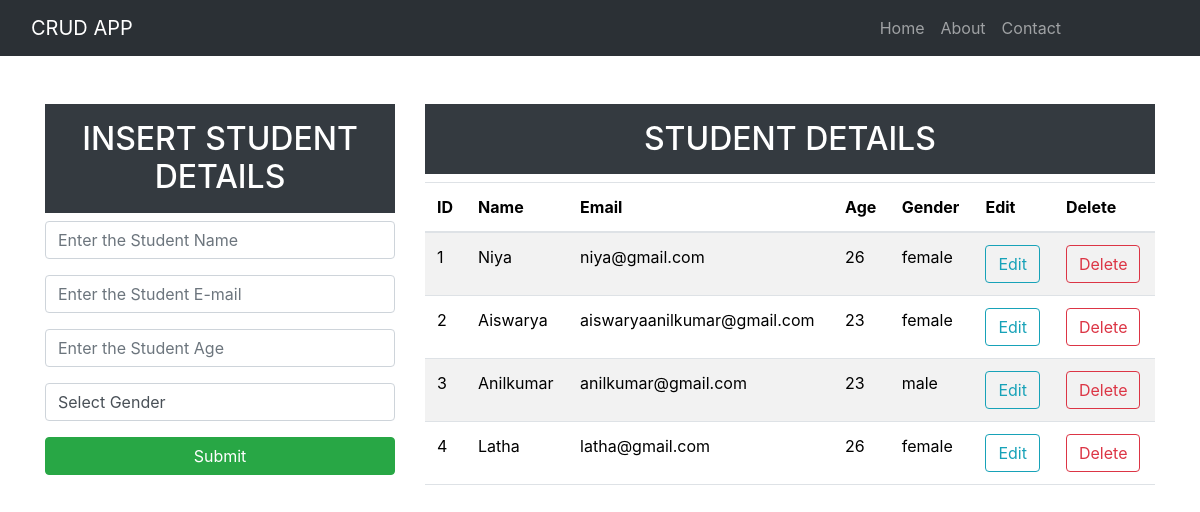
The page / on the database its author committed.
### crudapp/models.py (models this page shows, shortened)
class Student(models.Model):
    name = models.CharField(max_length=25, blank=False, null=False)
    email = models.EmailField()
    age = models.IntegerField()
    gender = models.CharField(max_length=25, blank=False, null=False)

### crudapp/views.py (the view)
# urls.py: path('', views.index, name="index"),
def index(request):
    data = Student.objects.all()
    context = {"data": data}
    return render(request, "index.html",context)

### templates/index.html (shortened to what this page needs)
<!doctype html>
<html lang="en">
  <head>
    <link href="https://cdn.jsdelivr.net/npm/bootstrap@5.3.3/dist/css/bootstrap.min.css" rel="stylesheet">
    <link href="https://stackpath.bootstrapcdn.com/bootstrap/4.3.1/css/bootstrap.min.css" rel="stylesheet">
  </head>
  <body>
  <nav class="navbar navbar-expand-lg bg-body-tertiary" data-bs-theme="dark">
    <div class="container-fluid">
      <a class="navbar-brand" href="/">CRUD APP</a>
      <div class="collapse navbar-collapse" id="navbarNav">
        <ul class="navbar-nav ms-auto">
          <li class="nav-item">
            <a class="nav-link" aria-current="page" href="/">Home</a>
          </li>
          <li class="nav-item">
            <a class="nav-link" href="/about">About</a>
          </li>
          <li class="nav-item">
            <a class="nav-link" href="/contact">Contact</a>
          </li>
        </ul>
      </div>
    </div>
  </nav>
  <div class="container mt-5">
    <div class="row">
      <div class="col-md-4">
        <h2 class="text-white bg-dark text-center p-3">INSERT STUDENT DETAILS</h2>
        <form action="/insert" method="post"> {% csrf_token %}
          <div class="form-group">
            <input type="text" class="form-control" placeholder="Enter the Student Name" name="name" required>
          </div>
          <div class="form-group">
            <input type="email" class="form-control mt-2" placeholder="Enter the Student E-mail" name="email" required>
          </div>
          <div class="form-group">
            <input type="number" class="form-control mt-2" placeholder="Enter the Student Age" name="age" required>
          </div>
          <div class="form-group">
            <select id="gender" class="form-control mt-3" name="gender" required>
              <option selected>Select Gender</option>
            </select>
          </div>
          <div class="d-grid gap-2 mt-3">
            <button class="btn btn-success" type="submit">Submit</button>
          </div>
        </form>
      </div>
      <div class="col-md-8">
        <h2 class="text-center text-white bg-dark p-3">STUDENT DETAILS</h2>
        <div class="student-details-content">
          <table class="table  table-striped">
            <thead>
              <tr>
                <th>ID</th>
                <th>Name</th>
                <th>Email</th>
                <th>Age</th>
                <th>Gender</th>
                <th>Edit</th>
                <th>Delete</th>
              </tr>
            </thead>
            <tbody>
            {% for d in data %}
              <tr>
                <td>{{forloop.counter}}</td>
                <td>{{d.name}}</td>
                <td>{{d.email}}</td>
                <td>{{d.age}}</td>
                <td>{{d.gender}}</td>
                <td> <a type="button" href="/update/{{d.id}}" class="btn btn-outline-info">Edit</a></td>
                <td> <a type="button" href="/delete/{{d.id}}" class="btn btn-outline-danger"
                     onclick="return confirm('Are you sure you want to delete this student?');">Delete</a></td>
              </tr>
            {% endfor %}
            </tbody>
          </table>
        </div>
      </div>
    </div>
  </div>
  </body>
</html>

### templates/index.html (style rules this page uses)
.navbar-nav.ms-auto { margin-right: 100px; }

### rows shown on the page
Student: name "Niya", email "niya@gmail.com", age "26", gender "female"
Student: name "Aiswarya", email "aiswaryaanilkumar@gmail.com", age "23", gender "female"
Student: name "Anilkumar", email "anilkumar@gmail.com", age "23", gender "male"
Student: name "Latha", email "latha@gmail.com", age "26", gender "female"
